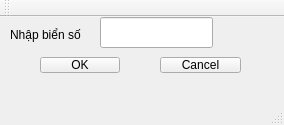
<?xml version="1.0" encoding="UTF-8"?>
<ui version="4.0">
 <class>MainWindow</class>
 <widget class="QMainWindow" name="MainWindow">
  <property name="geometry">
   <rect>
    <x>0</x>
    <y>0</y>
    <width>284</width>
    <height>125</height>
   </rect>
  </property>
  <property name="windowTitle">
   <string>MainWindow</string>
  </property>
  <widget class="QWidget" name="centralWidget">
   <widget class="QPushButton" name="ok_btn">
    <property name="geometry">
     <rect>
      <x>40</x>
      <y>40</y>
      <width>80</width>
      <height>16</height>
     </rect>
    </property>
    <property name="text">
     <string>OK</string>
    </property>
   </widget>
   <widget class="QPushButton" name="cancel_btn">
    <property name="geometry">
     <rect>
      <x>160</x>
      <y>40</y>
      <width>81</width>
      <height>16</height>
     </rect>
    </property>
    <property name="text">
     <string>Cancel</string>
    </property>
   </widget>
   <widget class="QLineEdit" name="license_plate">
    <property name="geometry">
     <rect>
      <x>100</x>
      <y>0</y>
      <width>113</width>
      <height>31</height>
     </rect>
    </property>
   </widget>
   <widget class="QLabel" name="promt">
    <property name="geometry">
     <rect>
      <x>10</x>
      <y>10</y>
      <width>81</width>
      <height>16</height>
     </rect>
    </property>
    <property name="text">
     <string>Nhập biển số</string>
    </property>
   </widget>
  </widget>
  <widget class="QToolBar" name="mainToolBar">
   <attribute name="toolBarArea">
    <enum>TopToolBarArea</enum>
   </attribute>
   <attribute name="toolBarBreak">
    <bool>false</bool>
   </attribute>
  </widget>
  <widget class="QStatusBar" name="statusBar"/>
 </widget>
 <layoutdefault spacing="6" margin="11"/>
 <resources/>
 <connections/>
</ui>
